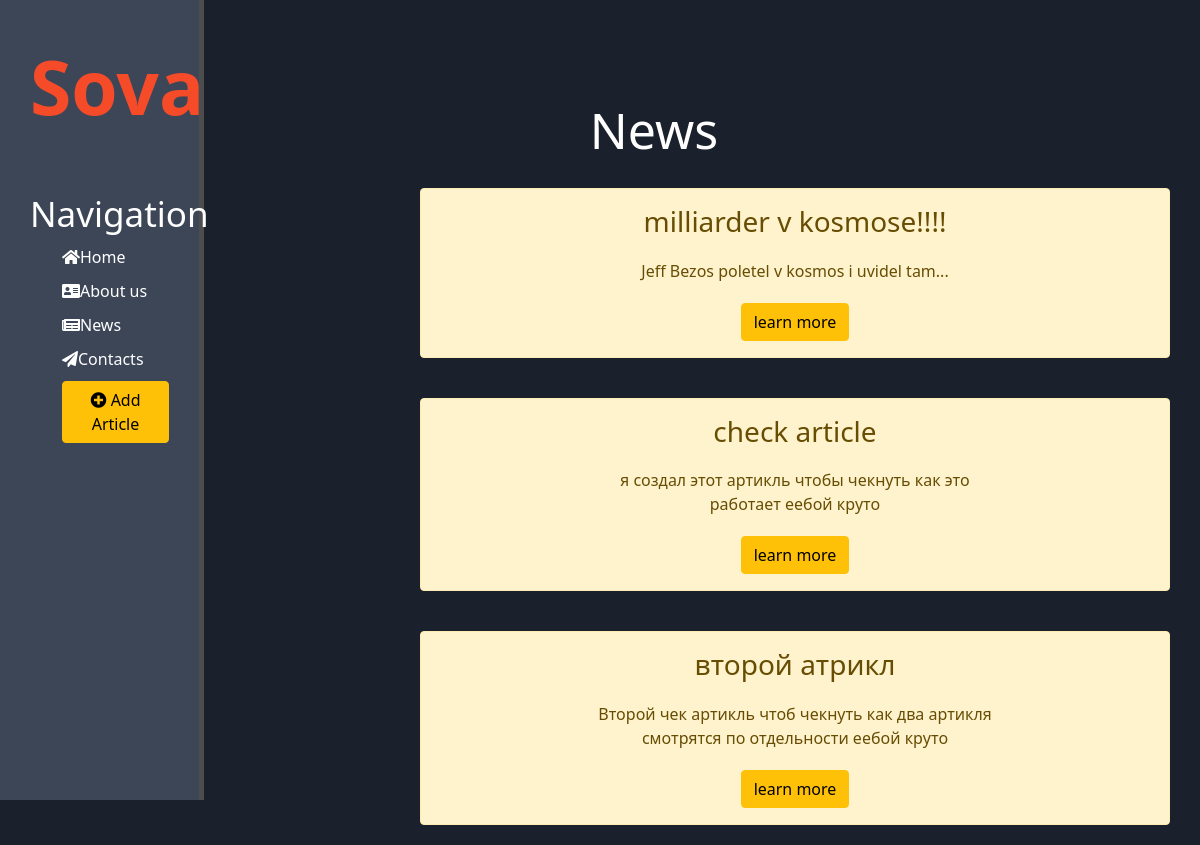
Page /news/ on the committed database.
### news/models.py (models this page shows, shortened)
class Articles(models.Model):
	title = models.CharField('Title', max_length=50)
	anons = models.CharField('Anons', max_length=250)
	full_text = models.TextField('Article')
	date = models.DateTimeField('Publication date')
	class Meta:
		verbose_name = "Article"
		verbose_name_plural = "Articles"

### news/views.py (the view)
# urls.py: path('', views.news_home, name='news_home'),
def news_home(request):
	news = Articles.objects.order_by('-date')
	return render(request, 'news/news_home.html', {'news': news})

### news/templates/news/news_home.html (shortened to what this page needs)
{% extends 'main/base.html' %}
{% block content %}
	<div class="features">
		<h1>News</h1>
		{% if news %}
			{% for el in news %}
				<div class="alert alert-warning">
					<h3>{{ el.title }}</h3>
					<p>{{ el.anons }}</p>
					<a href="{% url 'news-detail' el.id %}" class="btn btn-warning">learn more</a>
				</div>
			{% endfor %}
		{% else %}
			<p>You don't have any articles</p>
		{% endif %}
	</div>
{% endblock %}

### main/templates/main/base.html (shortened to what this page needs)
{% load static %}
<!DOCTYPE html>
<html lang="en">
<head>
	<link rel="stylesheet" href="https://cdn.jsdelivr.net/npm/bootstrap@5.0.2/dist/css/bootstrap.min.css">
	<link rel="stylesheet" href="{% static 'main/css/main.css' %}">
	<link rel="stylesheet" href="https://use.fontawesome.com/releases/v5.8.2/css/all.css">
</head>
<body>
	<aside>
		<span class="logo">Sova</span>
		<h3>Navigation</h3>
		<ul>
			<a href="{% url 'home' %}"><li><i class="fas fa-home"></i>Home</li></a>
			<a href="{% url 'about' %}"><li><i class="fas fa-address-card"></i>About us</li></a>
			<a href="{% url 'news_home' %}"><li><i class="fas fa-newspaper"></i>News</li></a>
			<a href=""><li><i class="fas fa-paper-plane"></i>Contacts</li></a>
			<a href="{% url 'create' %}"><li><button class="btn btn-warning"><i class="fas fa-plus-circle"></i> Add Article</button></li></a>
		</ul>
	</aside>
	<main>
		{% block content %}
		{% endblock %}
	</main>
</body>
</html>

### main/static/main/css/main.css (style rules this page uses)
body { background: #1b212c; }
aside { float: left; background: #3c4657; width: 17%; padding: 2.5%; height: 100vh; color: #fff; border-right: 5px solid #4d4d4d; }
aside .logo { font-size: 75px; font-weight: bold; color: #f64b29; position: relative; }
aside h3 { margin-top: 50px; font-size: 35px; }
aside ul { list-style: none; }
aside ul li { color: #fff; display: block; margin-top: 10px; transition: transform .4s ease; }
aside ul a { text-decoration: none; }
main .features { float: left; color: #fff; margin-top: 100px; text-align: center; width: 75%; }
main .features h1 { font-size: 50px; text-align: center; }
main .features p { max-width: 400px; margin: 20px auto; }
.alert-warning { float: left; clear: both; width: 750px; margin: 20px 24%; text-align: center; }

### rows in the picture
Articles: title "milliarder v kosmose!!!!", anons "Jeff Bezos poletel v kosmos i uvidel tam..."
Articles: title "check article", anons "я создал этот артикль чтобы чекнуть как это работает еебой круто"
Articles: title "второй атрикл", anons "Второй чек артикль чтоб чекнуть как два артикля смотрятся по отдельности еебой круто"
